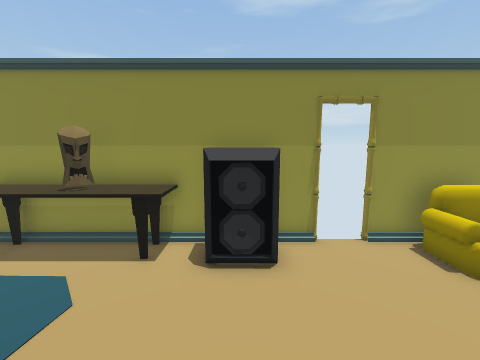
[1] (above)

18 first-person views from a walk through a Unity game level. The camera is 1.4 m above the floor, tilts 8° down and sees 90° across. Doors are open. The floor is counted in squares, 0.5 m on a side. Each view is taken from the middle of a square. On the plan, view 1 faces up. The plan holds only what a view shows up to about 18 squares ahead; the rest is blank. The place goes on beyond the plan. Some animated figures are left out.

[2]
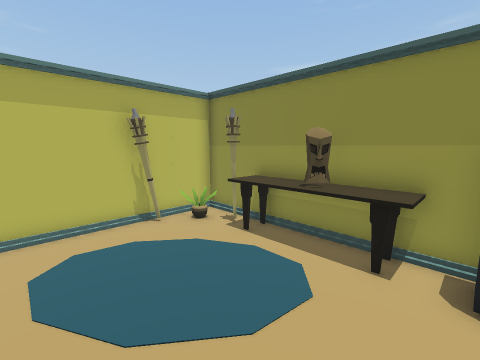

[3]
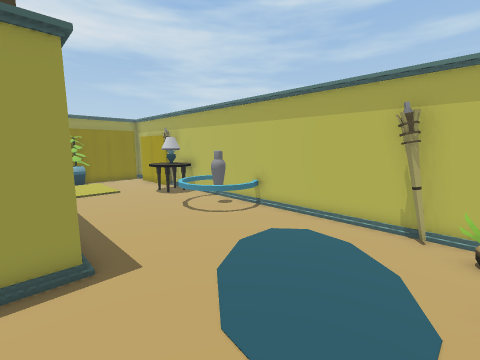

[4]
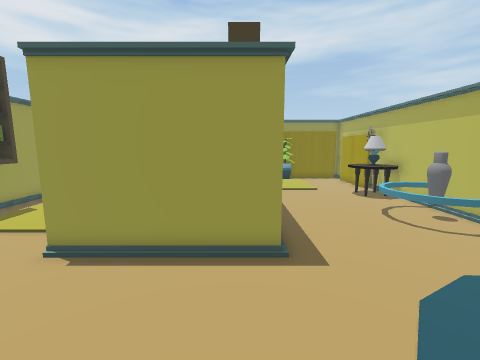

[5]
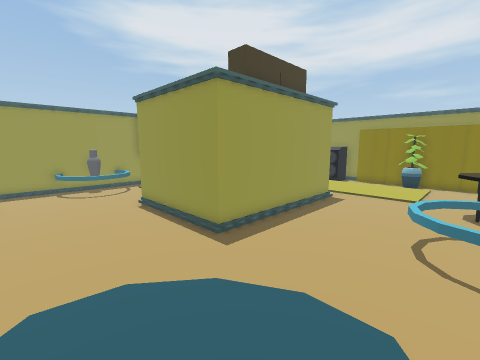

[6]
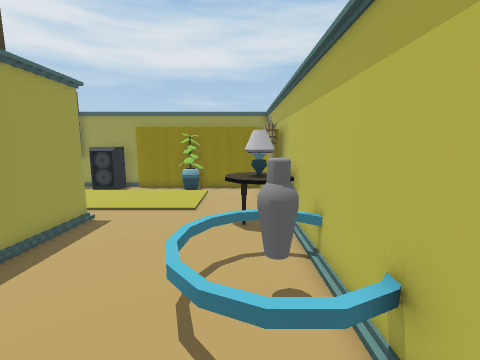

[7]
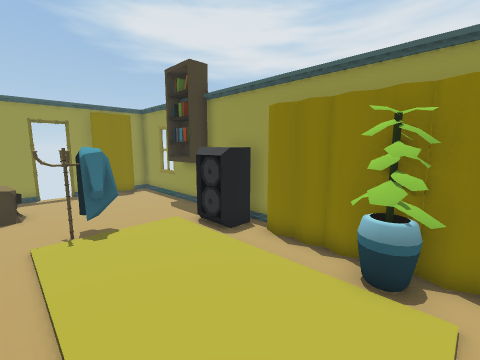

[8]
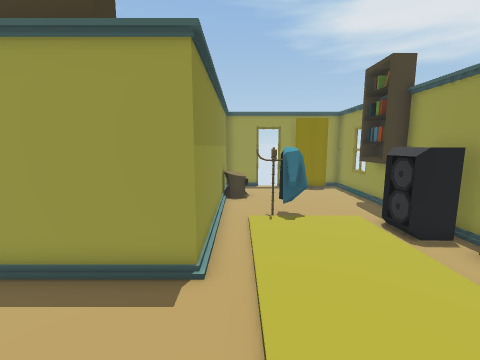

[9]
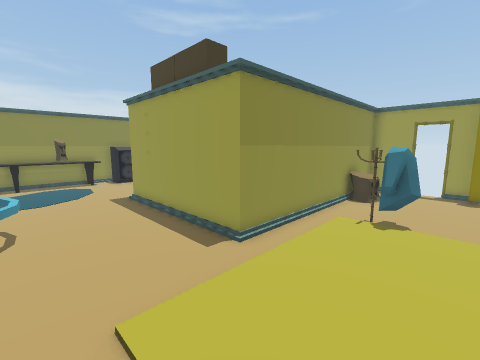

[10]
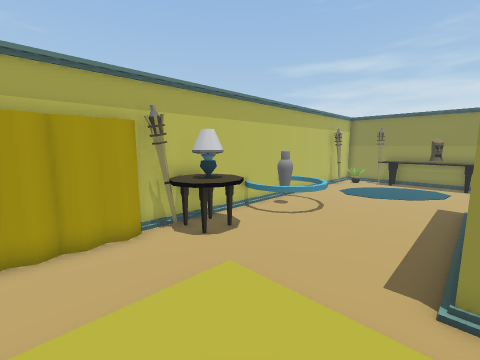

[11]
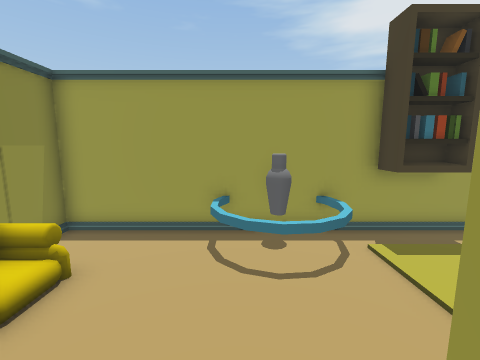

[12]
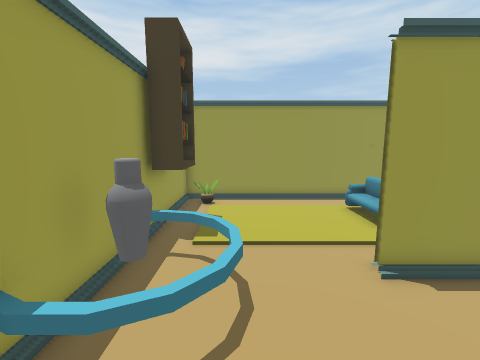

[13]
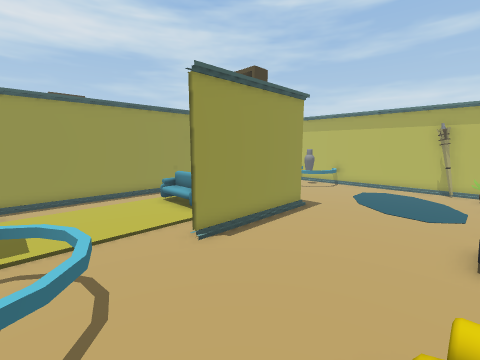

[14]
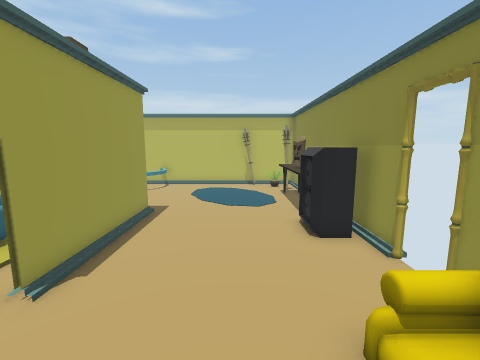

[15]
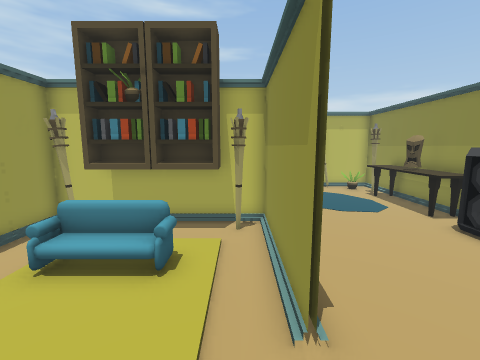

[16]
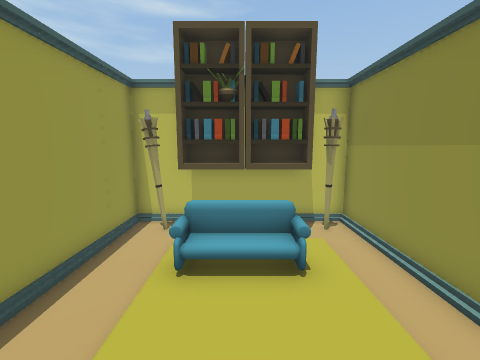

[17]
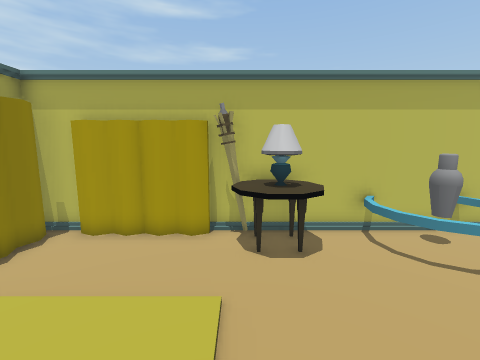

[18]
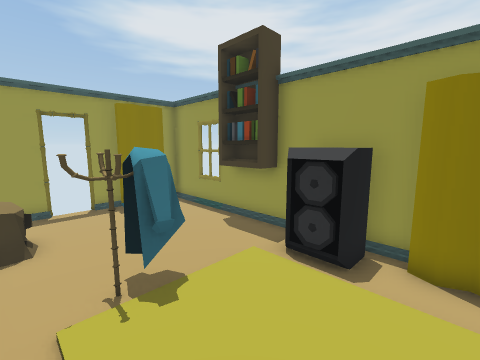

### Floor plan
Points are (right, up) in squares from view 1. A wall is a line through its corners. A room is listed if a view was taken in it or the views show most of it. See-through windows are left out.
Room 1 (views 1, 2, 3, 4, 5, 6, 7, 8, 9, 10, 11, 12, 13, 14, 17, 18)
walls: (-1, -16.9) (9.9, -16.9) (9.9, -16.1); (-9.9, -15.4) (-9.9, -16.8); (2.2, 6.9) (-9.9, 6.9) (-9.9, -12.4); (10, -9.1) (-2.1, -9.1) (-2.1, -0.9) (4.1, -0.9); (9.9, 0.9) (9.9, 6.9) (3.7, 6.9); (9.9, -11.3) (9.9, -9.1); (6.9, -17) (7.3, -16.8); (9.9, -14) (9.9, -12.8)
ways out: opening at (6.5, 0.8) to room 2; open door at (3, 7); open door at (10, -11.5)
objects: curtain (-9, -14); curtain (-9, -12); torch (-9, -11) to (-9, -10); lamp (-9, -9) to (-8, -8); other object (-9, -6) to (-7, -2); torch (-9, 4); plant (-9, 5); table (-8, -10) to (-7, -8); torch (-7, 6); curtain (-6, -16); table (-6, 6) to (-2, 6); plant (-5, -16) to (-5, -15); curtain (-4, -16); curtain (-2, -16); other object (-1, 5) to (1, 6); other object (0, -16) to (1, -15); rack (2, -13) to (3, -11); bookshelf (3, -17) to (5, -16); armchair (5, 6) to (7, 6); other object (6, -10) to (7, -10); curtain (9, -15)
Room 2 (views 15, 16)
walls: (4.1, -1.1) (-1.9, -1.1) (-1.9, -8.9) (10, -8.9); (9.9, -9.1) (9.9, 0.9)
ways out: opening at (6.5, 0.8) to room 1
objects: torch (-1, -8); bookshelf (-1, -7) to (-1, -6); bookshelf (-1, -5) to (-1, -3); torch (-1, -2); sofa (1, -6) to (2, -4); other object (7, -2) to (9, 2); plant (9, -8); bookshelf (9, -6) to (9, -3)

Where each view was taken, in squares from view 1:
view 1: 0 up, 0 right, facing up
view 2: 0 up, 1 left, facing up-left
view 3: 5 up, 1 left, facing down-left
view 4: 5 up, 1 left, facing down
view 5: 4 up, 8 left, facing down-right
view 6: 0 up, 8 left, facing down
view 7: 10 down, 6 left, facing down-right
view 8: 10 down, 7 left, facing right
view 9: 14 down, 7 left, facing up-right
view 10: 14 down, 2 left, facing up-left
view 11: 1 up, 2 right, facing right
view 12: 4 up, 7 right, facing down
view 13: 5 up, 8 right, facing down-left
view 14: 3 up, 8 right, facing left
view 15: 2 down, 7 right, facing left
view 16: 5 down, 7 right, facing left
view 17: 10 down, 2 left, facing left
view 18: 10 down, 2 left, facing down-right
